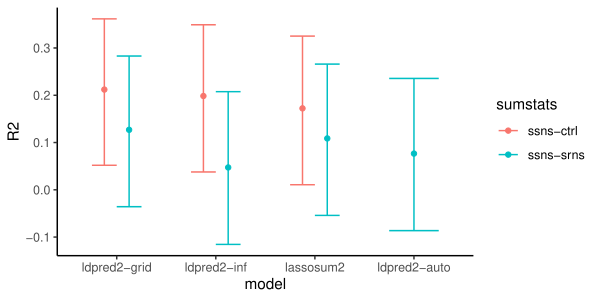

Reproduce this figure in R.
library(readr)
library(ggplot2)
library(ochoalabtools)

data <- read_tsv( 'ldpred-data-prelim.txt' )

# manually order models:
data$model <- factor( data$model, c('ldpred2-grid', 'ldpred2-inf', 'lassosum2', 'ldpred2-auto') )

# http://www.cookbook-r.com/Graphs/Plotting_means_and_error_bars_(ggplot2)/
# but mostly copied earlier code from /home/viiia/docs/ochoalab/popdiff/scripts/sim-05-boxplots-all-pi0.R

# The errorbars overlapped, so use position_dodge to move them horizontally
pd <- position_dodge(0.5) # move them .05 to the left and right

fig_start('ldpred-data-prelim', width = 6)
ggplot( data, aes( x = model, y = R2, col = sumstats ) ) + 
    geom_errorbar( aes( ymin = lower, ymax = upper ), width = .5, position = pd ) +
#    geom_line( position = pd ) +
    geom_point( position = pd ) +
    theme_classic()
fig_end()
